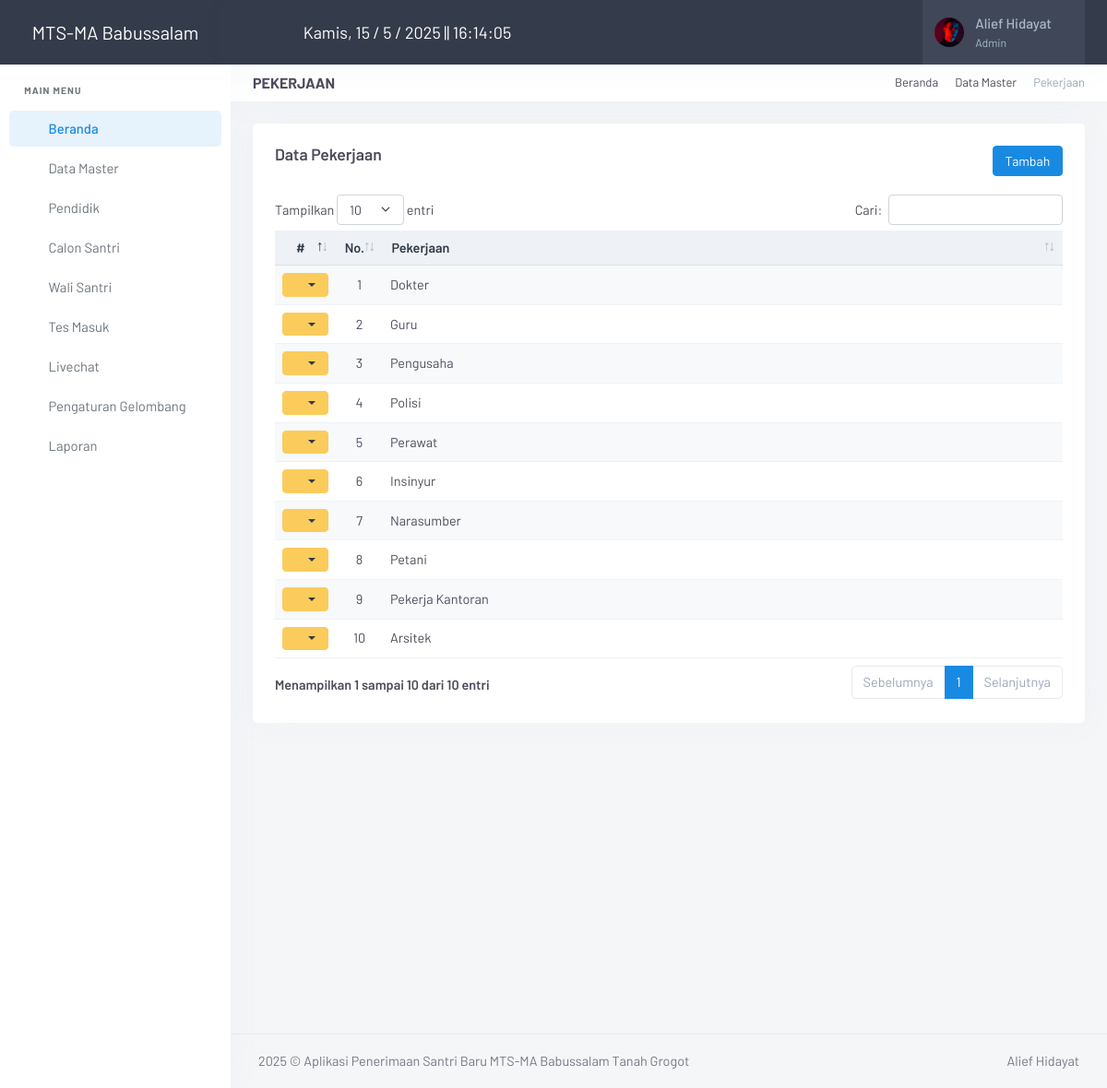
The app's page /admin/index.php?page=pekerjaan (signed in) with its own data.
### tables this page shows
CREATE TABLE `meta` (
  `id_meta` int(11) NOT NULL,
  `instansi` varchar(255) DEFAULT NULL,
  `telp` varchar(50) DEFAULT NULL,
  `email` varchar(255) DEFAULT NULL,
  `alamat` text DEFAULT NULL,
  `logo` varchar(255) DEFAULT NULL,
  `pimpinan` varchar(255) DEFAULT NULL,
  `singkat` varchar(100) NOT NULL
);

CREATE TABLE `pekerjaan` (
  `id_pekerjaan` int(11) NOT NULL,
  `pekerjaan` varchar(100) NOT NULL
);

### admin/inc/koneksi.php (called while the page is built, shortened)
<?php
	$con = mysqli_connect("localhost","root","","db_santri");
?>
<?php $ambil_meta=$con->query("SELECT * FROM meta"); ?>
<?php $meta = $ambil_meta->fetch_assoc(); ?>

### admin/index.php (the view, shortened to what this page needs)
<?php
include ("inc/koneksi.php");
if ($_SESSION['Admin'] || $_SESSION['Pimpinan']) {
?>
<!DOCTYPE html>
<html lang="en">
<head>
    <link href="assets/vendor/jsvectormap/jsvectormap.min.css" rel="stylesheet" type="text/css">
    <link href="assets/css/vendor.min.css" rel="stylesheet" type="text/css" />
    <link href="assets/css/app.min.css" rel="stylesheet" type="text/css" id="app-style" />
    <link href="assets/css/icons.min.css" rel="stylesheet" type="text/css" />
    <link href="assets/vendor/datatables.net-bs5/css/dataTables.bootstrap5.min.css" rel="stylesheet" type="text/css" />
    <link href="assets/vendor/datatables.net-responsive-bs5/css/responsive.bootstrap5.min.css" rel="stylesheet" type="text/css" />
    <link href="assets/vendor/datatables.net-fixedcolumns-bs5/css/fixedColumns.bootstrap5.min.css" rel="stylesheet" type="text/css" />
    <link href="assets/vendor/datatables.net-fixedheader-bs5/css/fixedHeader.bootstrap5.min.css" rel="stylesheet" type="text/css" />
    <link href="assets/vendor/datatables.net-buttons-bs5/css/buttons.bootstrap5.min.css" rel="stylesheet" type="text/css" />
    <link href="assets/vendor/datatables.net-select-bs5/css/select.bootstrap5.min.css" rel="stylesheet" type="text/css" />
</head>
<body>
    <?php
    if ($_SESSION['Admin']) { $user = $_SESSION['Admin']; }
    $sql = mysqli_query($con, "SELECT * FROM admin WHERE id_admin='$user'");
    $admin = mysqli_fetch_assoc($sql);
    ?>
    <div class="wrapper">
        <?php include "menu.php" ?>
        <header class="app-topbar">
            <div class="page-container topbar-menu">
                <div class="d-flex align-items-center gap-2">
                    <button class="sidenav-toggle-button px-2">
                        <i class="ti ti-menu-deep fs-24"></i>
                    </button>
                    <div id="current-time" class="time-display text-white"></div>
                </div>
                <div class="d-flex align-items-center gap-2">
                    <div class="topbar-item d-none d-sm-flex">
                        <button class="topbar-link" data-bs-toggle="offcanvas" data-bs-target="#theme-settings-offcanvas" type="button">
                            <i class="ti ti-settings fs-22"></i>
                        </button>
                    </div>
                    <div class="topbar-item d-none d-sm-flex">
                        <button class="topbar-link" id="light-dark-mode" type="button">
                            <i class="ti ti-moon fs-22"></i>
                        </button>
                    </div>
                    <div class="topbar-item nav-user">
                        <div class="dropdown">
                            <a class="topbar-link dropdown-toggle drop-arrow-none px-2" data-bs-toggle="dropdown" data-bs-offset="0,19" type="button" aria-haspopup="false" aria-expanded="false">
                                <img src="assets/gambar/admin/<?= $admin['foto'] ?>" width="32" class="rounded-circle me-lg-2 d-flex" alt="user-image">
                                <span class="d-lg-flex flex-column gap-1 d-none">
                                    <h5 class="my-0"><?= $admin['nama'] ?></h5>
                                    <h6 class="my-0 fw-normal"><?= $admin['level'] ?></h6>
                                </span>
                                <i class="ti ti-chevron-down d-none d-lg-block align-middle ms-2"></i>
                            </a>
                        </div>
                    </div>
                </div>
            </div>
        </header>
        <div class="page-content">
            <div class="page-container">
                <?php
                $page = $_GET['page'];
                $aksi = $_GET['aksi'];
                if ($page == "pekerjaan")
                {
                    if ($aksi == "") { include "page/pekerjaan/pekerjaan.php"; }
                }
                ?>
            </div>
            <footer class="footer">
                <div class="page-container">
                    <div class="row">
                        <div class="col-md-8 text-center text-md-start">
                            <script>document.write(new Date().getFullYear())</script> © Aplikasi Penerimaan Santri Baru <?= $meta['instansi'] ?> Tanah Grogot</span>
                        </div>
                        <div class="col-md-4">
                            <div class="text-md-end footer-links d-none d-md-block">
                                <a href="javascript: void(0);">Alief Hidayat</a>
                            </div>
                        </div>
                    </div>
                </div>
            </footer>
        </div>
    </div>
</body>
</html>
<?php
}else{
    echo '<script language="javascript">alert("Anda belum login, Klik OK untuk Login"); document.location="login.php";</script>';
    }
?>

### admin/menu.php (shortened to what this page needs)
<div class="sidenav-menu">
    <a href="index.php" class="logo">
        <span class="logo-light">
            <span class="logo-lg text-white" style="font-size: 20px;"><?= $meta['instansi'] ?></span>
        </span>
    </a>
    <div data-simplebar>
        <ul class="side-nav table-responsive">
            <li class="side-nav-title">Main Menu</li>
            <li class="side-nav-item">
                <a href="index.php" class="side-nav-link">
                    <span class="menu-icon"><i class="ti ti-home"></i></span>
                    <span class="menu-text"> Beranda </span>
                </a>
            </li>
            <li class="side-nav-item">
                <a data-bs-toggle="collapse" href="#sidebarDTMaster" aria-expanded="false" aria-controls="sidebarDTMaster"
                    class="side-nav-link">
                    <span class="menu-icon"><i class="ti ti-database"></i></span>
                    <span class="menu-text"> Data Master</span>
                    <span class="menu-arrow"></span>
                </a>
            </li>
            <li class="side-nav-item">
                <a href="?page=pendidik" class="side-nav-link">
                    <span class="menu-icon"><i class="ti ti-user"></i></span>
                    <span class="menu-text"> Pendidik </span>
                </a>
            </li>
            <li class="side-nav-item">
                <a data-bs-toggle="collapse" href="#sidebarCsantri" aria-expanded="false" aria-controls="sidebarCsantri"
                    class="side-nav-link">
                    <span class="menu-icon"><i class="ti ti-users"></i></span>
                    <span class="menu-text"> Calon Santri</span>
                    <span class="menu-arrow"></span>
                </a>
            </li>
            <li class="side-nav-item">
                <a data-bs-toggle="collapse" href="#sidebarWaliSantri" aria-expanded="false" aria-controls="sidebarWaliSantri"
                    class="side-nav-link">
                    <span class="menu-icon"><i class="ti ti-users"></i></span>
                    <span class="menu-text"> Wali Santri</span>
                    <span class="menu-arrow"></span>
                </a>
            </li>
            <li class="side-nav-item">
                <a href="?page=tes_masuk" class="side-nav-link">
                    <span class="menu-icon"><i class="ti ti-edit"></i></span>
                    <span class="menu-text"> Tes Masuk </span>
                </a>
            </li>
            <li class="side-nav-item">
                <a href="?page=livechat" class="side-nav-link">
                    <span class="menu-icon"><i class="ti ti-message-circle"></i></span>
                    <span class="menu-text"> Livechat </span>
                </a>
            </li>
            <li class="side-nav-item">
                <a href="?page=pengaturan_gelombang" class="side-nav-link">
                    <span class="menu-icon"><i class="ti ti-message-circle"></i></span>
                    <span class="menu-text"> Pengaturan Gelombang </span>
                </a>
            </li>
            <li class="side-nav-item">
                <a data-bs-toggle="collapse" href="#sidebarLaporan" aria-expanded="false" aria-controls="sidebarLaporan"
                    class="side-nav-link">
                    <span class="menu-icon"><i class="ti ti-printer"></i></span>
                    <span class="menu-text"> Laporan</span>
                    <span class="menu-arrow"></span>
                </a>
            </li>
        </ul>
    </div>
</div>

### admin/page/pekerjaan/pekerjaan.php (shortened to what this page needs)
<div class="page-title-head d-flex align-items-center gap-2">
    <div class="flex-grow-1">
        <h4 class="fs-16 text-uppercase fw-bold mb-0">Pekerjaan</h4>
    </div>
    <div class="text-end">
        <ol class="breadcrumb m-0 py-0 fs-13">
            <li class="breadcrumb-item"><a href="javascript: void(0);">Beranda</a></li>
            <li class="breadcrumb-item"><a href="javascript: void(0);">Data Master</a></li>
            <li class="breadcrumb-item active">Pekerjaan</li>
        </ol>
    </div>
</div>
<div class="row">
    <div class="col-12">
        <div class="card">
            <div class="card-body">
                <h4 class="header-title mb-2">
                    Data Pekerjaan
                    <a href="?page=pekerjaan&aksi=tambah" class="btn btn-primary btn-sm float-end">Tambah</a>
                </h4>
                <br>
                <table id="dtTabel" class="table table-striped table-sm w-100">
                    <thead class="table-light">
                        <tr>
                            <th width="10" class="text-center">#</th>
                            <th width="5" class="text-center">No.</th>
                            <th>Pekerjaan</th>
                        </tr>
                    </thead>
                    <tbody>
                        <?php
                            $nomor = 1;
                            $ambil = $con->query("SELECT * FROM pekerjaan ORDER BY id_pekerjaan ASC");
                            while ($row = $ambil->fetch_assoc()) { ?>
                                <tr>
                                    <td class="text-center">
                                        <div class="dropdown">
                                            <button class="btn btn-warning btn-sm dropdown-toggle text-dark" type="button" id="dropdownMenuButton" data-bs-toggle="dropdown" aria-haspopup="true" aria-expanded="false">
                                                <i class="ti ti-settings"></i>
                                            </button>
                                        </div>
                                    </td>
                                    <td class="text-center"><?= $nomor; ?></td>
                                    <td><?= $row['pekerjaan']; ?></td>
                                </tr>
                            <?php
                            $nomor++;
                            }
                        ?>
                    </tbody>
                </table>
            </div>
        </div>
    </div>
</div>

### admin/index.php (style rules this page uses)
.sidenav-toggle-button, .topnav-toggle-button { background-color: transparent; border: none; cursor: pointer; }
.time-display { font-size: 18px; }

### records on screen
meta: instansi "MTS-MA Babussalam"
pekerjaan: pekerjaan "Dokter"
pekerjaan: pekerjaan "Guru"
pekerjaan: pekerjaan "Pengusaha"
pekerjaan: pekerjaan "Polisi"
pekerjaan: pekerjaan "Perawat"
pekerjaan: pekerjaan "Insinyur"
pekerjaan: pekerjaan "Narasumber"
pekerjaan: pekerjaan "Petani"
pekerjaan: pekerjaan "Pekerja Kantoran"
pekerjaan: pekerjaan "Arsitek"

### other values on screen
$admin['nama'] "Alief Hidayat"
$admin['level'] "Admin"
